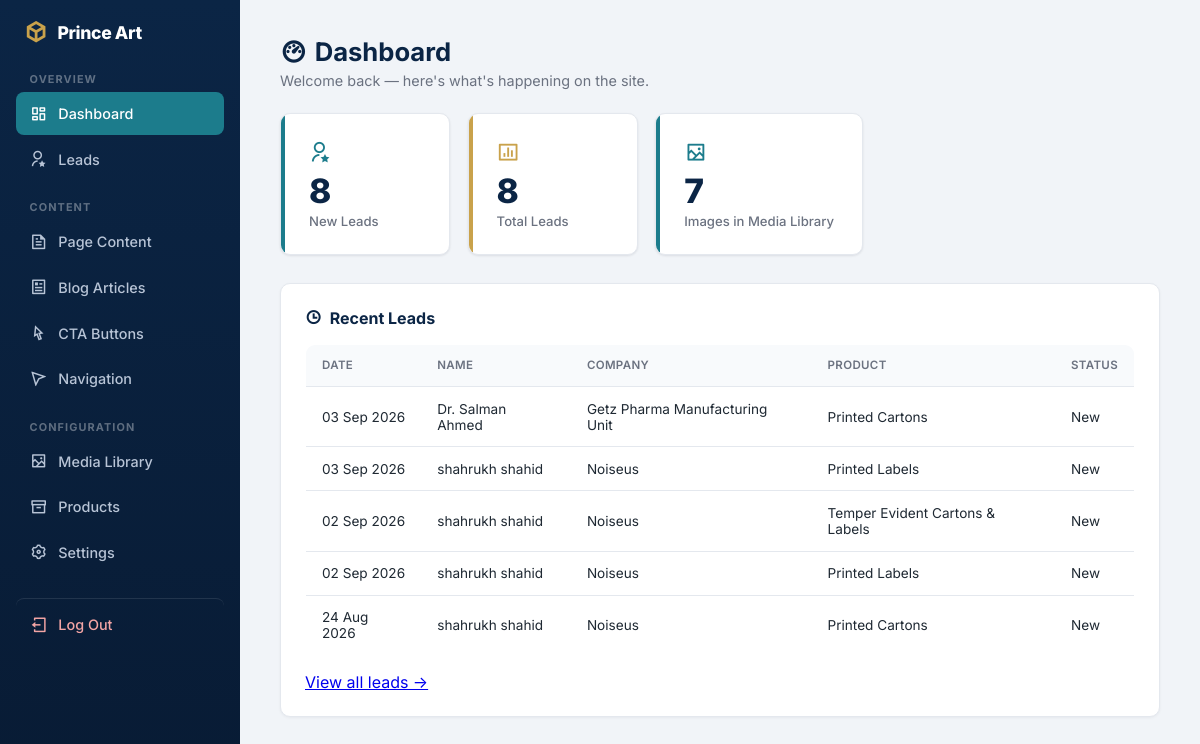
/admin/index.php (signed in), run on the app's committed database.
### tables this page shows
CREATE TABLE `leads` (
  `id` int(11) NOT NULL AUTO_INCREMENT,
  `name` varchar(150) NOT NULL,
  `company` varchar(150) DEFAULT NULL,
  `email` varchar(150) NOT NULL,
  `phone` varchar(50) DEFAULT NULL,
  `product_type` varchar(150) DEFAULT NULL,
  `quantity` varchar(100) DEFAULT NULL,
  `specifications` text DEFAULT NULL,
  `message` text DEFAULT NULL,
  `source_button` varchar(255) DEFAULT NULL,
  `source_page` varchar(255) DEFAULT NULL,
  `ip_address` varchar(45) DEFAULT NULL,
  `user_agent` varchar(255) DEFAULT NULL,
  `status` enum('new','contacted','quoted','won','lost') NOT NULL DEFAULT 'new',
  `created_at` timestamp NOT NULL DEFAULT current_timestamp(),
  PRIMARY KEY (`id`),
  KEY `idx_leads_status_date` (`status`,`created_at`)
);

### includes/functions.php (called while the page is built, shortened)
<?php
function clean_mojibake(?string $str): string {
    static $mojibakeMap = [
        "\xce\x93\xc3\x87\xc3\xb3" => '•',
        "\xce\x93\xc3\x87\xc3\xb4" => '–',
        "\xce\x93\xc3\x87\xc3\xb6" => '—',
        "\xce\x93\xc3\xa4\xc3\xb3" => '™',
        "\xce\x93\xc3\x87\xc3\x96" => '’',
        "\xce\x93\xc3\x87\xc2\xa3" => '“',
        "\xce\x93\xc3\x87\xc2\xa5" => '”',
        "\xc2\xba\xc2\xb0"         => '°',
        'ΓÇó' => '•',
        'ΓÇô' => '–',
        'ΓÇö' => '—',
        'Γäó' => '™',
        'ΓÇÖ' => '’',
        'ΓÇ£' => '“',
        'ΓÇ¥' => '”',
        '┬░'  => '°',
        'гÇó' => '•',
        'гÇô' => '–',
        'гÇö' => '—',
        'гäó' => '™',
        'гÇÖ' => '’',
    ];
    return str_replace(array_keys($mojibakeMap), array_values($mojibakeMap), $str);
}
function h(?string $value): string {
    return htmlspecialchars(clean_mojibake($value), ENT_QUOTES, 'UTF-8');
}

### admin/index.php (the view, shortened to what this page needs)
<?php
require __DIR__ . '/includes/layout_top.php';
$pdo = get_db();
$newLeads = $pdo->query("SELECT COUNT(*) as c FROM leads WHERE status = 'new'")->fetch()['c'];
$totalLeads = $pdo->query("SELECT COUNT(*) as c FROM leads")->fetch()['c'];
$totalMedia = $pdo->query("SELECT COUNT(*) as c FROM media")->fetch()['c'];
$recentLeads = $pdo->query("SELECT * FROM leads ORDER BY created_at DESC LIMIT 5")->fetchAll();
?>
<h1><i class="ri-dashboard-3-line"></i> Dashboard</h1>
<p class="page-subtitle">Welcome back — here's what's happening on the site.</p>
<div class="stat-cards">
    <div class="stat-card">
        <div class="stat-icon"><i class="ri-user-star-line"></i></div>
        <span class="stat-number"><?= (int)$newLeads ?></span>
        <span class="stat-label">New Leads</span>
    </div>
    <div class="stat-card gold">
        <div class="stat-icon" style="color: var(--gold);"><i class="ri-bar-chart-box-line"></i></div>
        <span class="stat-number"><?= (int)$totalLeads ?></span>
        <span class="stat-label">Total Leads</span>
    </div>
    <div class="stat-card">
        <div class="stat-icon"><i class="ri-image-2-line"></i></div>
        <span class="stat-number"><?= (int)$totalMedia ?></span>
        <span class="stat-label">Images in Media Library</span>
    </div>
</div>
<div class="panel">
    <h3><i class="ri-time-line"></i> Recent Leads</h3>
    <table class="data-table">
        <thead>
            <tr><th>Date</th><th>Name</th><th>Company</th><th>Product</th><th>Status</th></tr>
        </thead>
        <tbody>
        <?php foreach ($recentLeads as $lead): ?>
            <tr>
                <td><?= h(date('d M Y', strtotime($lead['created_at']))) ?></td>
                <td><?= h($lead['name']) ?></td>
                <td><?= h($lead['company']) ?></td>
                <td><?= h($lead['product_type']) ?></td>
                <td><?= h(ucfirst($lead['status'])) ?></td>
            </tr>
        <?php endforeach; ?>
        </tbody>
    </table>
    <p style="margin: 1rem 0 0;"><a href="leads.php">View all leads →</a></p>
</div>
<?php require __DIR__ . '/includes/layout_bottom.php'; ?>

### admin/assets/style.css (style rules this page uses)
:root { --navy: #0B2545; --navy-light: #12305C; --teal: #1C7C8C; --gold: #C9A24B; --bg: #F1F4F8; --text: #1F2933; --muted: #6b7280; --border: #E4E8EE; --radius: 10px; }
* { box-sizing: border-box; }
body { margin: 0; font-family: 'Inter', -apple-system, Segoe UI, Roboto, sans-serif; background: var(--bg); color: var(--text); -webkit-font-smoothing: antialiased; }
h1 { font-size: 1.6rem; font-weight: 700; color: var(--navy); margin: 0 0 0.3rem; display: flex; align-items: center; gap: 0.5rem; }
.page-subtitle { color: var(--muted); font-size: 0.9rem; margin: 0 0 1.5rem; }
.stat-cards { display: flex; gap: 1.1rem; margin: 0.5rem 0 1.75rem; flex-wrap: wrap; }
.stat-card { background: #fff; padding: 1.5rem 1.75rem; border-radius: var(--radius); box-shadow: 0 1px 3px rgba(16,24,40,0.06), 0 1px 2px rgba(16,24,40,0.04); min-width: 170px; border: 1px solid var(--border); position: relative; overflow: hidden; }
.stat-card::before { content: ''; position: absolute; top: 0; left: 0; width: 4px; height: 100%; background: var(--teal); }
.stat-card.gold::before { background: var(--gold); }
.stat-icon { font-size: 1.4rem; color: var(--teal); margin-bottom: 0.5rem; }
.stat-number { display: block; font-size: 2.1rem; font-weight: 800; color: var(--navy); line-height: 1.1; }
.stat-label { color: var(--muted); font-size: 0.82rem; font-weight: 500; }
.panel { background: #fff; border-radius: var(--radius); border: 1px solid var(--border); padding: 1.5rem; margin-top: 1.5rem; box-shadow: 0 1px 3px rgba(16,24,40,0.05); }
.panel h3 { margin: 0 0 1rem; font-size: 1rem; color: var(--navy); display: flex; align-items: center; gap: 0.5rem; }
.data-table { width: 100%; border-collapse: collapse; background: #fff; border-radius: var(--radius); overflow: hidden; border: 1px solid var(--border); }
.data-table th, .data-table td { padding: 0.85rem 1rem; text-align: left; border-bottom: 1px solid var(--border); font-size: 0.85rem; }
.data-table th { background: #F8FAFC; color: var(--muted); font-weight: 600; text-transform: uppercase; font-size: 0.72rem; letter-spacing: 0.03em; }
.data-table tbody tr:last-child td { border-bottom: none; }

### data on the page
leads: created_at "03 Sep 2026", name "Dr. Salman Ahmed", company "Getz Pharma Manufacturing Unit", product_type "Printed Cartons", status "New"
leads: created_at "03 Sep 2026", name "shahrukh shahid", company "Noiseus", product_type "Printed Labels", status "New"
leads: created_at "02 Sep 2026", name "shahrukh shahid", company "Noiseus", product_type "Temper Evident Cartons & Labels", status "New"
leads: created_at "02 Sep 2026", name "shahrukh shahid", company "Noiseus", product_type "Printed Labels", status "New"
leads: created_at "24 Aug 2026", name "shahrukh shahid", company "Noiseus", product_type "Printed Cartons", status "New"

### other printed values
$newLeads "8"
$totalLeads "8"
$totalMedia "7"
